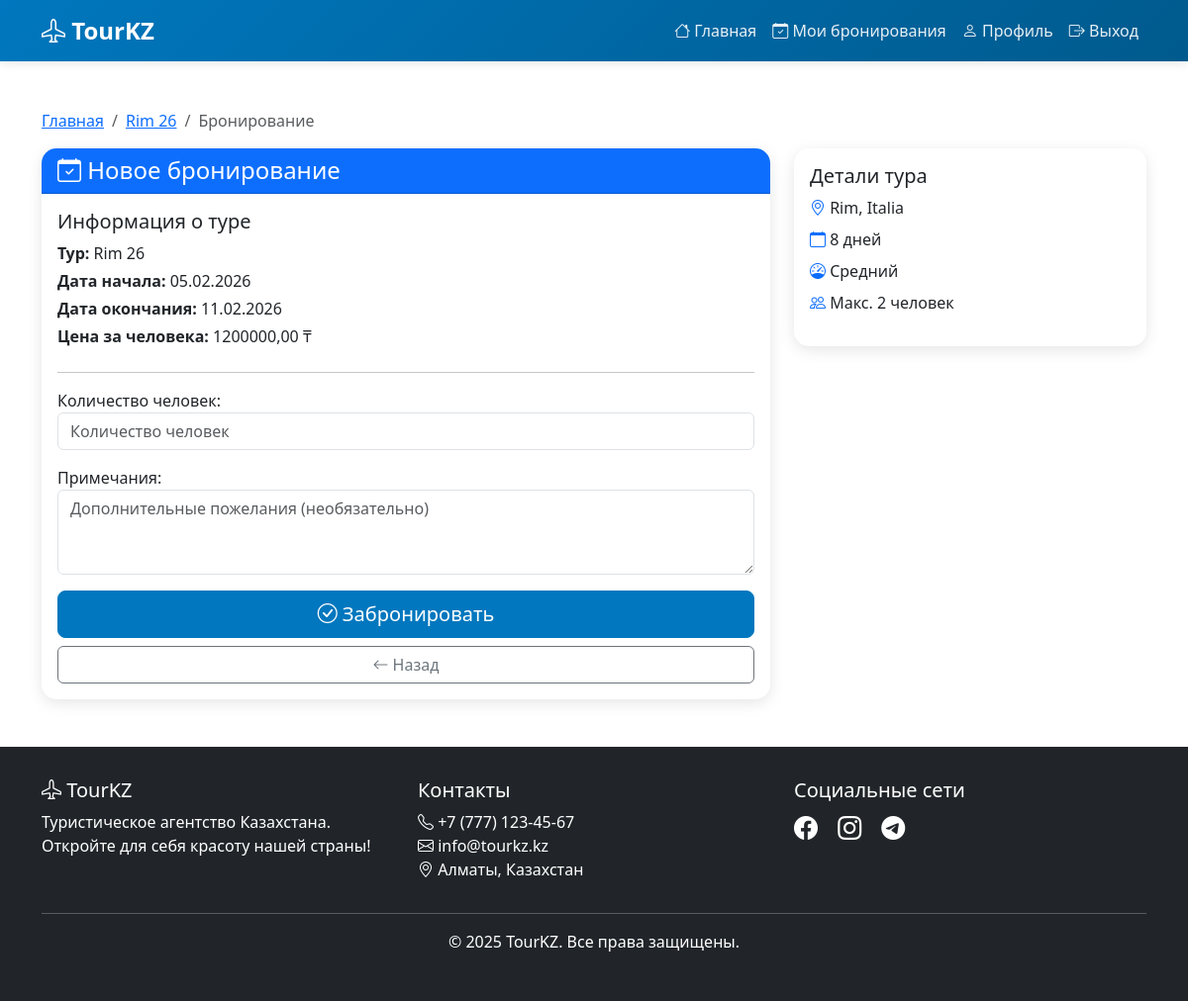
The page /booking/create/1/ (signed in) on the database its author committed.
### bookings/models.py (models this page shows, shortened)
class TourDate(models.Model):
    tour = models.ForeignKey(Tour, on_delete=models.CASCADE, related_name='tour_dates', verbose_name='Тур')
    start_date = models.DateField(verbose_name='Дата начала')
    end_date = models.DateField(verbose_name='Дата окончания')
    is_available = models.BooleanField(default=True, verbose_name='Доступна')
    class Meta:
        verbose_name = 'Дата тура'
        verbose_name_plural = 'Даты туров'
        ordering = ['start_date']
        unique_together = ['tour', 'start_date']

class Tour(models.Model):
    DIFFICULTY_CHOICES = [
        ('easy', 'Легкий'),
        ('medium', 'Средний'),
        ('hard', 'Сложный'),
    ]
    name = models.CharField(max_length=200, verbose_name='Название тура')
    description = models.TextField(verbose_name='Описание')
    category = models.ForeignKey(TourCategory, on_delete=models.PROTECT, related_name='tours', verbose_name='Категория')
    destination_city = models.ForeignKey(City, on_delete=models.PROTECT, related_name='tours', verbose_name='Город назначения')
    duration_days = models.PositiveIntegerField(validators=[MinValueValidator(1)], verbose_name='Длительность (дней)')
    price = models.DecimalField(max_digits=10, decimal_places=2, validators=[MinValueValidator(0)], verbose_name='Цена (тенге)')
    max_participants = models.PositiveIntegerField(validators=[MinValueValidator(1)], verbose_name='Макс. участников')
    difficulty = models.CharField(max_length=10, choices=DIFFICULTY_CHOICES, default='medium', verbose_name='Сложность')
    image = models.ImageField(upload_to='tours/', blank=True, null=True, verbose_name='Изображение')
    is_active = models.BooleanField(default=True, verbose_name='Активен')
    created_at = models.DateTimeField(auto_now_add=True, verbose_name='Создан')
    updated_at = models.DateTimeField(auto_now=True, verbose_name='Обновлен')
    class Meta:
        verbose_name = 'Тур'
        verbose_name_plural = 'Туры'
        ordering = ['-created_at']
        indexes = [
            models.Index(fields=['destination_city', 'is_active']),
            models.Index(fields=['category', 'is_active']),
        ]

class City(models.Model):
    name = models.CharField(max_length=100, unique=True, verbose_name='Название города')
    country = models.CharField(max_length=100, default='Казахстан', verbose_name='Страна')
    description = models.TextField(blank=True, verbose_name='Описание')
    class Meta:
        verbose_name = 'Город'
        verbose_name_plural = 'Города'
        ordering = ['name']
    def __str__(self):
        return f"{self.name}, {self.country}"

### bookings/views.py (the view)
# urls.py: path('booking/create/<int:tour_date_id>/', views.create_booking, name='create_booking'),
@login_required
def create_booking(request, tour_date_id):
    tour_date = get_object_or_404(TourDate, pk=tour_date_id, is_available=True)
    if request.method == 'POST':
        form = BookingForm(request.POST)
        if form.is_valid():
            booking = form.save(commit=False)
            booking.user = request.user
            booking.tour_date = tour_date
            try:
                booking.save()
                messages.success(request, 'Бронирование успешно создано!')
                logger.info(f"Booking created: {booking.id}")
                return redirect('booking_detail', pk=booking.id)
            except Exception as e:
                messages.error(request, f'Ошибка при создании бронирования: {str(e)}')
                logger.error(f"Booking creation failed: {str(e)}")
    else:
        form = BookingForm()
    context = {
        'form': form,
        'tour_date': tour_date,
    }
    return render(request, 'bookings/create_booking.html', context)

### bookings/forms.py
class BookingForm(forms.ModelForm):
    class Meta:
        model = Booking
        fields = ['number_of_people', 'notes']
        widgets = {
            'number_of_people': forms.NumberInput(attrs={
                'class': 'form-control',
                'min': '1',
                'placeholder': 'Количество человек'
            }),
            'notes': forms.Textarea(attrs={
                'class': 'form-control',
                'rows': 3,
                'placeholder': 'Дополнительные пожелания (необязательно)'
            }),
        }
        labels = {
            'number_of_people': 'Количество человек',
            'notes': 'Примечания',
        }

### templates/bookings/create_booking.html (shortened to what this page needs)
{% extends 'base.html' %}
{% block content %}
<div class="container my-5">
    <nav aria-label="breadcrumb">
        <ol class="breadcrumb">
            <li class="breadcrumb-item"><a href="{% url 'index' %}">Главная</a></li>
            <li class="breadcrumb-item"><a href="{% url 'tour_detail' tour_date.tour.id %}">{{ tour_date.tour.name }}</a></li>
            <li class="breadcrumb-item active">Бронирование</li>
        </ol>
    </nav>
    <div class="row">
        <div class="col-lg-8">
            <div class="card">
                <div class="card-header bg-primary text-white">
                    <h4 class="mb-0"><i class="bi bi-calendar-check"></i> Новое бронирование</h4>
                </div>
                <div class="card-body">
                    <form method="post">
                        <div class="mb-4">
                            <h5>Информация о туре</h5>
                            <p class="mb-1"><strong>Тур:</strong> {{ tour_date.tour.name }}</p>
                            <p class="mb-1"><strong>Дата начала:</strong> {{ tour_date.start_date|date:"d.m.Y" }}</p>
                            <p class="mb-1"><strong>Дата окончания:</strong> {{ tour_date.end_date|date:"d.m.Y" }}</p>
                            <p class="mb-0"><strong>Цена за человека:</strong> {{ tour_date.tour.price }} ₸</p>
                        </div>
                        <hr>
                        <div class="mb-3">
                            {{ form.number_of_people.label_tag }}
                            {{ form.number_of_people }}
                        </div>
                        <div class="mb-3">
                            {{ form.notes.label_tag }}
                            {{ form.notes }}
                        </div>
                        <div class="d-grid gap-2">
                            <button type="submit" class="btn btn-primary btn-lg">
                                <i class="bi bi-check-circle"></i> Забронировать
                            </button>
                            <a href="{% url 'tour_detail' tour_date.tour.id %}" class="btn btn-outline-secondary">
                                <i class="bi bi-arrow-left"></i> Назад
                            </a>
                        </div>
                    </form>
                </div>
            </div>
        </div>
        <div class="col-lg-4">
            <div class="card">
                <div class="card-body">
                    <h5 class="card-title">Детали тура</h5>
                    <ul class="list-unstyled">
                        <li class="mb-2">
                            <i class="bi bi-geo-alt text-primary"></i>
                            {{ tour_date.tour.destination_city }}
                        </li>
                        <li class="mb-2">
                            <i class="bi bi-calendar text-primary"></i>
                            {{ tour_date.tour.duration_days }} дней
                        </li>
                        <li class="mb-2">
                            <i class="bi bi-speedometer text-primary"></i>
                            {{ tour_date.tour.get_difficulty_display }}
                        </li>
                        <li class="mb-2">
                            <i class="bi bi-people text-primary"></i>
                            Макс. {{ tour_date.tour.max_participants }} человек
                        </li>
                    </ul>
                </div>
            </div>
        </div>
    </div>
</div>
{% endblock %}

### templates/base.html (style rules this page uses)
:root { --primary-color: #0077be; --secondary-color: #ffa500; --success-color: #28a745; --danger-color: #dc3545; --dark-color: #212529; --light-color: #f8f9fa; }
body { font-family: 'Segoe UI', Tahoma, Geneva, Verdana, sans-serif; min-height: 100vh; display: flex; flex-direction: column; }
.btn-primary { background-color: var(--primary-color); border-color: var(--primary-color); }
.card { border: none; border-radius: 15px; box-shadow: 0 4px 15px rgba(0,0,0,0.1); transition: transform 0.3s, box-shadow 0.3s; overflow: hidden; }

### rows shown on the page
TourDate: tour.name "Rim 26", start_date "05.02.2026", end_date "11.02.2026", tour.price "1200000,00", tour.destination_city "Rim, Italia", tour.duration_days "8", tour.difficulty "Средний", tour.max_participants "2"
